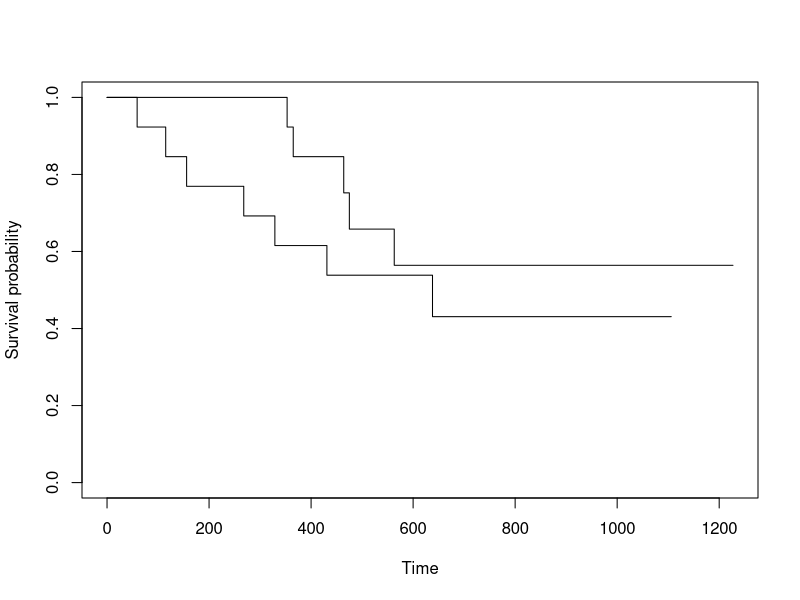
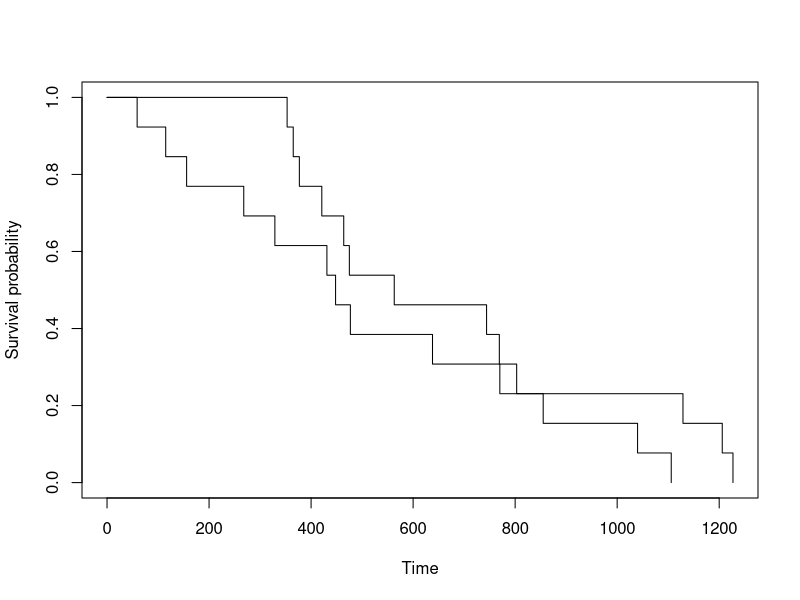

The R script that drew these images, in order: (Note: this script raises an error after producing the figures.)
## ---- chunk 1
knitr::opts_chunk$set(echo = TRUE)
## ---- chunk 2
library(survival)
survdiff(Surv(futime, fustat) ~ rx, data=ovarian)
plot(survfit(Surv(futime, fustat) ~ rx, data = ovarian),
     xlab = "Time",
     ylab = "Survival probability")
## ---- chunk 3
ovarian2=ovarian
ovarian2$fustat=1

survdiff(Surv(futime, fustat) ~ rx, data=ovarian2)
plot(survfit(Surv(futime, fustat) ~ rx, data = ovarian2),
     xlab = "Time",
     ylab = "Survival probability")
## ---- chunk 4
fit=survfit(Surv(futime, fustat)~rx, data=ovarian) 

res.sum <- surv_summary(fit)
head(res.sum)
## ---- chunk 5
plot(survfit(Surv(ceiling(futime/180), fustat)~rx, data=ovarian),col=c('blue','red'),main='Month',mark.time=F)

## ---- chunk 6
# survival time distribution
hist(ovarian[ovarian$fustat==1,]$futime, prob = TRUE)
lines(density(ovarian[ovarian$fustat==1,]$futime), col = 4, lwd = 2)
# censoring time
# hist(ovarian[ovarian$fustat==0,]$futime, prob = TRUE)
lines(density(ovarian[ovarian$fustat==0,]$futime), col = 4, lwd = 2)
## ---- chunk 7
library("survival")
res.cox <- coxph(Surv(time, status) ~ age + sex + wt.loss, data =  lung)
res.cox

test.ph <- cox.zph(res.cox)
test.ph

ggcoxzph(test.ph)

# A violations of proportional hazards assumption can be resolved by:
# 
# Adding covariate*time interaction
# Stratification
## ---- chunk 8
# the deviance residuals or the dfbeta values
ggcoxdiagnostics(res.cox, type = "dfbeta",
                 linear.predictions = FALSE, ggtheme = theme_bw())

ggcoxdiagnostics(res.cox, type = "deviance",
                 linear.predictions = FALSE, ggtheme = theme_bw())
## ---- chunk 9
# Plot the baseline survival function
ggsurvplot(survfit(res.cox,data=lung), color = "#2E9FDF",
           ggtheme = theme_minimal())
## ---- chunk 10
# Create the new data  
sex_df <- with(lung,
               data.frame(sex = c(1, 2), 
                          age = rep(mean(age, na.rm = TRUE), 2),
                          wt.loss = rep(mean(wt.loss, na.rm = TRUE), 2)
                          )
               )
sex_df

# Survival curves by group
fit2 <- survfit(res.cox, newdata = sex_df)
ggsurvplot(fit2, data=lung, conf.int = TRUE, legend.labs=c("Sex=1", "Sex=2"),
           ggtheme = theme_minimal() )
